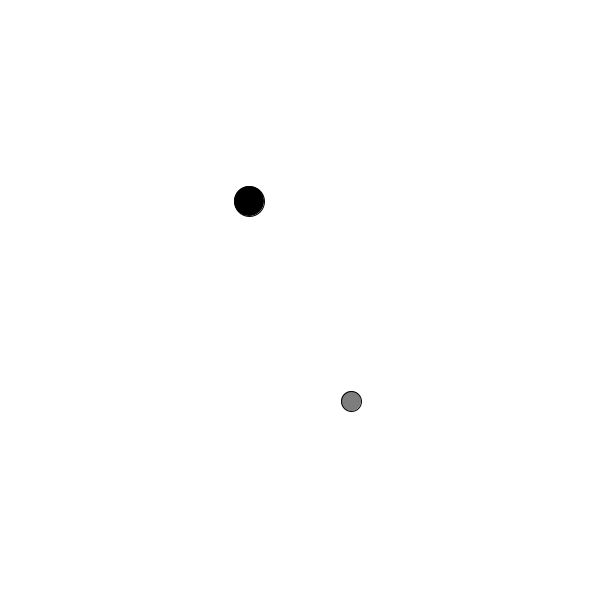
Frame 1 (no input)
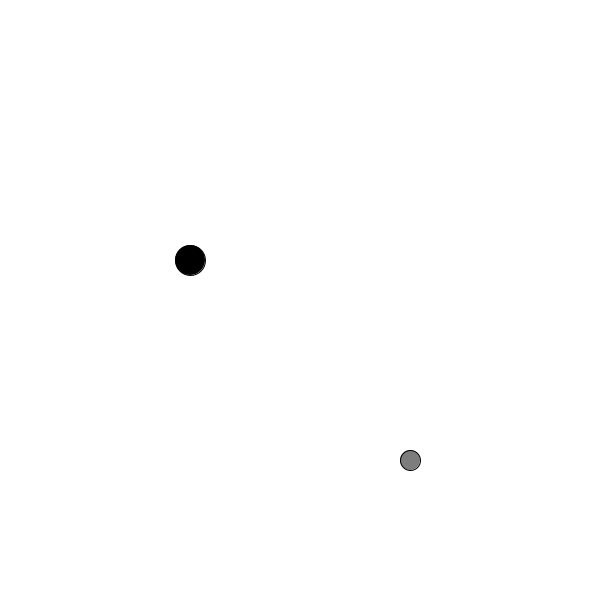
Frame 60 (the mouse pressed at the canvas centre just before this capture)
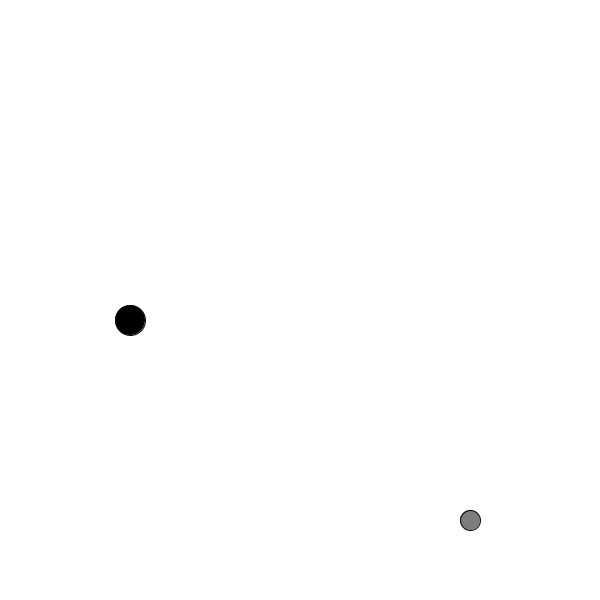
Frame 120 (the mouse held since frame 60 and released just before this capture)

The Processing sketch that drew these frames (run headless with seeded random() and noise(); from frame 60 on, the mouse is pressed at the canvas centre):

// Processing sketch: processing_39369
// ── processing_39369.pde

//ball bouncing accross the screen

float x;
float y;
float incY;
float incX;
float ballD;

float c;
float d;
float inc1Y;
float inc1X;
float ballD1; 

void setup(){
  size(600, 600);
  //background(255);
  smooth();
  
  //ballOzero start and diameter 
  x=250;
  y=200;
  ballD=30;
  incY=1;
  incX=-1;
  
  //ballOne start, diameter and speed 
  c=350;
  d=400;
  ballD1=20;
  inc1Y=1;
  inc1X=1;
  
   
}

void draw(){
  background(255);
  
  //ballZero
  x=x+incX; y=y+incY;
  fill(0);
  ellipse(x, y, ballD, ballD);
  
  //interaction of BALL 0
  if(x+ballD/2>=width){
    incX=incX-1;
  }
  if(x-ballD/2<=0){
    incX=incX+1;
  }
  if(y+ballD/2>=height){
    incY=incY-1;
  }
  if(y-ballD/2<=0){
    incY=incY+1;
  }
  
  
  //ballOne
  c=c+inc1X; d=d+inc1Y;
  fill(125);
  ellipse(c, d, ballD1, ballD1);
  
  //interaction  of Ball 1
  if(c+ballD1/2==width){
    inc1X=inc1X-1;
  }
  if(c-ballD1/2==0){
    inc1X=inc1X+1;
  }
  if(d+ballD1/2==height){
    inc1Y=inc1Y-1;
  }
  if(d-ballD1/2==0){
    inc1Y=inc1Y+1;
  }

  //collisions 
  if(c+ballD1/2==x+ballD/2 && d+ballD1/2==y+ballD/2){
    //the if simply put c==x && d==y
    inc1X=-1.1*inc1X;
    inc1Y=-1.1*inc1Y;
    incX=-1.1*incX;
    incX=-1.1*incX;
    
  }
  
/*
Known problems:
1) if balls are same size, they do not rickashay off of each other
2) if balls are different sizes they will rickashay somewhat but there lies
the issue that the balls must meet at an EXACT point thus the difference
between iteration k and k+1 could mean the centre points never cross and thus
the condition is not met.
3) the 4 corners are not resolved
4) all interactions ignore the idea of actual physics.
*/



//following are a couple of attempts to allow for alternate speeds and to keep the balls from crossing outside the boundaries 
    
//attempt at using "for" loops to allow the ball to remine within the boundaries
/*
  //interaction of BALL 0
  for (float i=500; i<height; i=i+incY) {
    //println(i);
    y=y+incY;
  }
  //println(y);
  if(y>=height){
    y=height;
    for(float k=1; y>=0; k++) {
      incY=incY-1;
    }
  }  
*/


//first attempt
/*
  if(y+incY+ballD/2>height){
    y=height;
    incY=incY-1;
  }
  if(y+ballD/2>=height) {
        incY=incY-1;
      }
*/

}
